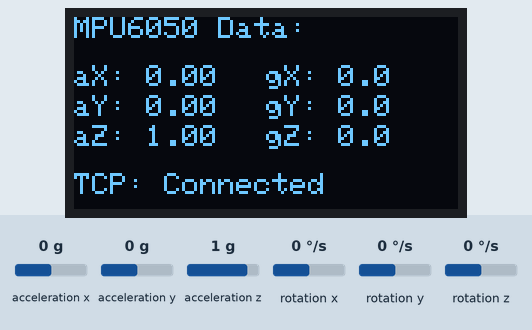
Recording of a sketch running on a simulated ESP32. Shown: 128×64 one-colour display. The inputs (shaded band) are chosen by the test bench; at power-on: acceleration x 0 g, acceleration y 0 g, acceleration z 1 g, rotation x 0 °/s, rotation y 0 °/s, rotation z 0 °/s. WiFi joins after 1.5 s; servers stay silent unless stated; what the sketch prints to the serial monitor is not drawn.

Above: at 3.1 s.
3.2 s: acceleration x set to -1.4 g
At 4.1 s:
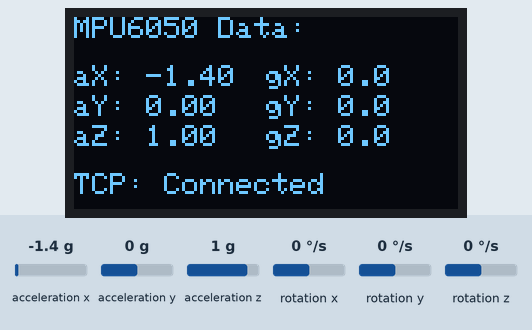
6.1 s: acceleration y set to -1.4 g
At 6.4 s:
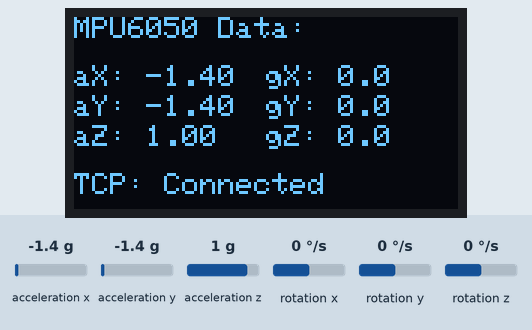
7.6 s: acceleration z set to -1.4 g
At 7.95 s:
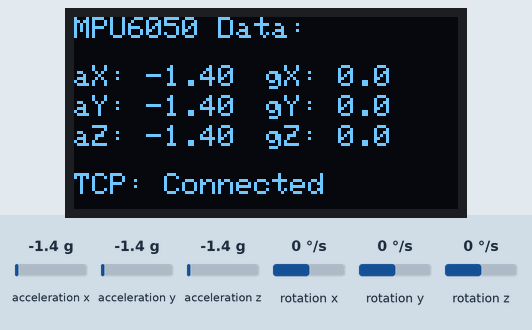
9.2 s: rotation x set to -192 °/s
At 9.6 s:
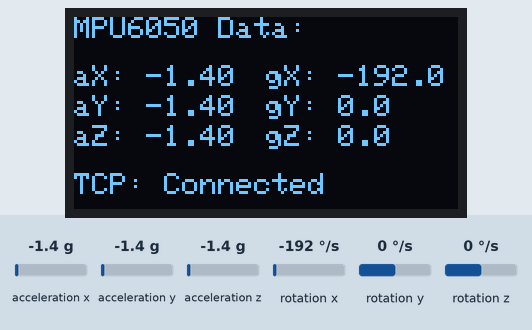
10.7 s: rotation y set to -192 °/s
At 11.3 s:
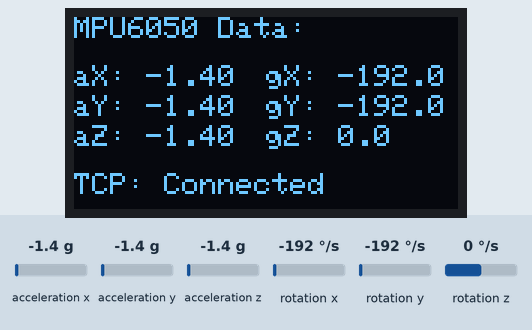
12.2 s: rotation z set to -192 °/s
At 12.9 s:
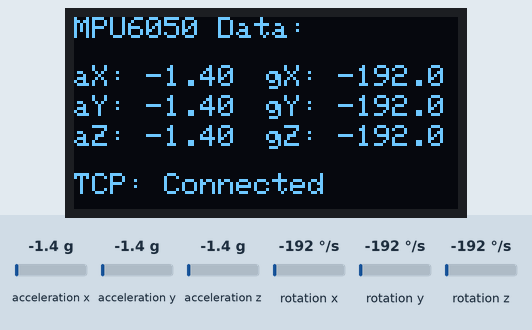
Timing chart, 0 to 15.0 s (numbered marks = the images above; inputs shaded):
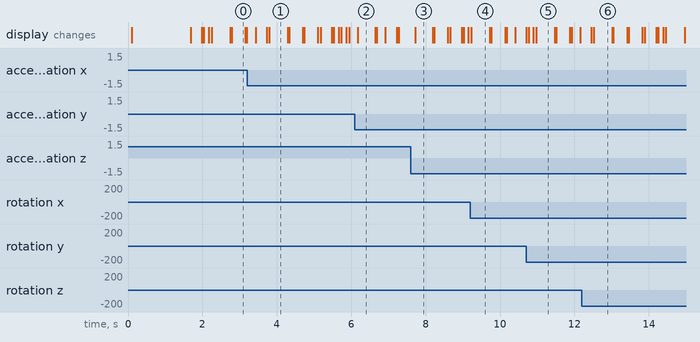

Measured:
- what the display in image 1 shows lasts 0.5 s, from 3.8 s to 4.3 s

The sketch:

car-o1.ino
```cpp
#include <Wire.h>
#include <MPU6050.h>
#include <WiFi.h>
#include <Adafruit_GFX.h>
#include <Adafruit_SSD1306.h>

// WiFi配置
const char *ssid = "ovo";
const char *password = "twx20051";

// 服务器配置
const char *serverIP = "192.168.50.254";
const int serverPort = 8080;

// OLED显示屏配置
#define SCREEN_WIDTH 128
#define SCREEN_HEIGHT 64
#define OLED_RESET -1
Adafruit_SSD1306 display(SCREEN_WIDTH, SCREEN_HEIGHT, &Wire, OLED_RESET);

// MPU6050对象
MPU6050 mpu;

// TCP客户端
WiFiClient client;

// 数据发送间隔
const unsigned long DATA_INTERVAL = 100; // 100ms
unsigned long lastDataTime = 0;

// 显示更新间隔
const unsigned long DISPLAY_INTERVAL = 200; // 200ms
unsigned long lastDisplayTime = 0;

// MPU6050数据
float filteredAx = 0;
float filteredAy = 0;
float filteredAz = 0;

void setup()
{
  // 初始化串口
  Serial.begin(115200);

  // 初始化I2C
  Wire.begin();
  delay(100); // 等待I2C稳定

  // 初始化OLED
  if (!display.begin(SSD1306_SWITCHCAPVCC, 0x3C))
  {
    Serial.println(F("SSD1306初始化失败"));
    while (1)
      ;
  }
  display.clearDisplay();
  display.setTextSize(1);
  display.setTextColor(SSD1306_WHITE);
  display.display();

  // 初始化MPU6050
  mpu.initialize();
  if (!mpu.testConnection())
  {
    Serial.println("MPU6050初始化失败");
    while (1)
    {
      delay(500);
    }
  }
  Serial.println("MPU6050初始化成功");

  // 配置MPU6050
  mpu.setFullScaleAccelRange(MPU6050_ACCEL_FS_2);
  mpu.setFullScaleGyroRange(MPU6050_GYRO_FS_250);
  mpu.setDLPFMode(MPU6050_DLPF_BW_5);
  mpu.setXAccelOffset(0);
  mpu.setYAccelOffset(0);
  mpu.setZAccelOffset(0);

  // 连接WiFi
  WiFi.begin(ssid, password);
  while (WiFi.status() != WL_CONNECTED)
  {
    delay(500);
    Serial.print(".");
  }
  Serial.println("\nWiFi已连接");

  // 连接TCP服务器
  connectServer();
}

void loop()
{
  unsigned long currentTime = millis();

  // 读取MPU6050数据
  int16_t ax, ay, az;
  int16_t gx, gy, gz;
  mpu.getMotion6(&ax, &ay, &az, &gx, &gy, &gz);

  // 将原始数据转换为实际值（加速度单位：g，陀螺仪单位：度/秒）
  const float accelScale = 1.0 / 16384.0; // ±2g范围
  float normAx = ax * accelScale;
  float normAy = ay * accelScale;
  float normAz = az * accelScale;

  // 简单的低通滤波
  const float alpha = 0.2;
  filteredAx = alpha * normAx + (1 - alpha) * filteredAx;
  filteredAy = alpha * normAy + (1 - alpha) * filteredAy;
  filteredAz = alpha * normAz + (1 - alpha) * filteredAz;

  // 定时发送数据
  if (currentTime - lastDataTime >= DATA_INTERVAL)
  {
    lastDataTime = currentTime;
    sendMPUData();
  }

  // 定时更新显示
  if (currentTime - lastDisplayTime >= DISPLAY_INTERVAL)
  {
    lastDisplayTime = currentTime;
    updateOLED();
  }

  // 检查TCP连接
  if (!client.connected())
  {
    connectServer();
  }
}

void connectServer()
{
  Serial.println("Connecting...");
  display.clearDisplay();
  display.setTextSize(1);
  display.setTextColor(SSD1306_WHITE);
  display.setCursor(0, 0);
  display.println("Connecting...");
  display.display();

  while (!client.connect(serverIP, serverPort))
  {
    Serial.println("Failed, retry...");
    delay(1000);
  }

  Serial.println("Connected!");
  display.clearDisplay();
  display.setCursor(0, 0);
  display.println("Connected!");
  display.display();
}

void sendMPUData()
{
  // 读取MPU6050数据
  int16_t ax, ay, az;
  int16_t gx, gy, gz;
  mpu.getMotion6(&ax, &ay, &az, &gx, &gy, &gz);

  // 将原始数据转换为实际值
  const float accelScale = 1.0 / 16384.0; // ±2g范围
  const float gyroScale = 1.0 / 131.0;    // ±250°/s范围

  float accX = ax * accelScale;
  float accY = ay * accelScale;
  float accZ = az * accelScale;

  float gyroX = gx * gyroScale;
  float gyroY = gy * gyroScale;
  float gyroZ = gz * gyroScale;

  // 创建JSON格式的数据
  char jsonData[256];
  snprintf(jsonData, sizeof(jsonData),
           "m:%.3f,%.3f,%.3f,%.3f,%.3f,%.3f", // 格式: m:ax,ay,az,gx,gy,gz
           accX, accY, accZ, gyroX, gyroY, gyroZ);

  // 发送数据到服务器并打印调试信息
  if (client.connected())
  {
    client.println(jsonData);
    Serial.print("Sent: ");
    Serial.println(jsonData);
  }

  // 更新OLED显示
  display.clearDisplay();
  display.setTextSize(1);
  display.setTextColor(SSD1306_WHITE);

  // 显示标题
  display.setCursor(0, 0);
  display.println("MPU6050 Data:");

  // 显示加速度数据
  char buffer[32];
  display.setCursor(0, 16);
  snprintf(buffer, sizeof(buffer), "aX: %.2f", accX);
  display.println(buffer);

  display.setCursor(0, 26);
  snprintf(buffer, sizeof(buffer), "aY: %.2f", accY);
  display.println(buffer);

  display.setCursor(0, 36);
  snprintf(buffer, sizeof(buffer), "aZ: %.2f", accZ);
  display.println(buffer);

  // 显示角速度数据
  display.setCursor(64, 16);
  snprintf(buffer, sizeof(buffer), "gX: %.1f", gyroX);
  display.println(buffer);

  display.setCursor(64, 26);
  snprintf(buffer, sizeof(buffer), "gY: %.1f", gyroY);
  display.println(buffer);

  display.setCursor(64, 36);
  snprintf(buffer, sizeof(buffer), "gZ: %.1f", gyroZ);
  display.println(buffer);

  // 显示连接状态
  display.setCursor(0, 52);
  if (client.connected())
  {
    display.println("TCP: Connected");
  }
  else
  {
    display.println("TCP: Disconnected");
  }

  display.display();
}

void updateOLED()
{
  display.clearDisplay();
  display.setTextSize(1);
  display.setTextColor(SSD1306_WHITE);

  // 显示标题
  display.setCursor(0, 0);
  display.println("MPU6050 Data:");

  // 显示加速度数据
  char buffer[32];
  display.setCursor(0, 16);
  snprintf(buffer, sizeof(buffer), "X: %.2f g", filteredAx);
  display.println(buffer);

  display.setCursor(0, 26);
  snprintf(buffer, sizeof(buffer), "Y: %.2f g", filteredAy);
  display.println(buffer);

  display.setCursor(0, 36);
  snprintf(buffer, sizeof(buffer), "Z: %.2f g", filteredAz);
  display.println(buffer);

  // 显示连接状态
  display.setCursor(0, 52);
  if (client.connected())
  {
    display.println("TCP: Connected");
  }
  else
  {
    display.println("TCP: Disconnected");
  }

  display.display();
}
```
